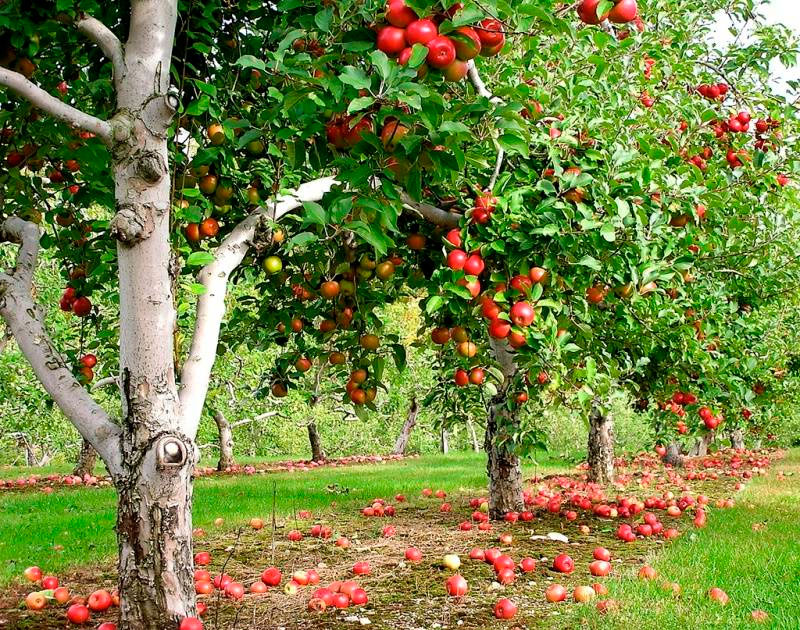
#> input picture manzanas.jpeg, 800 x 630 px
$ python 'segmentacion del color.py'
#> lines starting #> are read from the running program, lines starting #| are printed output that depends on the picture; after the words box and inside, x2 and y2 are one past the last pixel; in counts of white or black regions, pixels touching at a corner belong together
import cv2 as cv   #importa openCv
import numpy as np  # Importa Numpy

img = cv.imread('manzanas.jpeg',1)
#> img is the input picture: shape (630, 800, 3); mean B, G, R 67.2, 129.6, 118.2
hsv=cv.cvtColor(img,cv.COLOR_BGR2HSV)
#> hsv: shape (630, 800, 3); mean H, S, V 37.3, 157.9, 143.3

uba=(10,255,255)
ubb=(0,100,100)

uba2=(180,255,255)
ubb2=(172,100,100)
mask1=cv.inRange(hsv,ubb,uba)
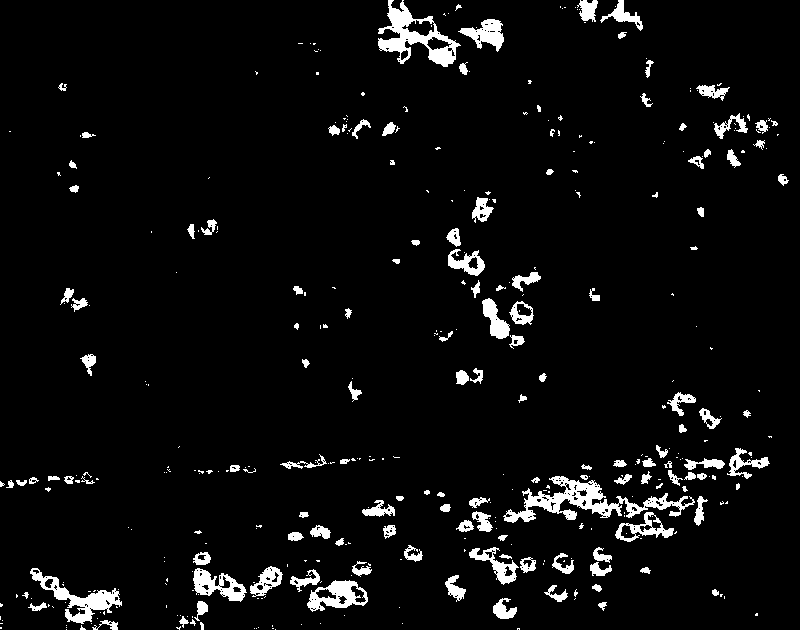
#> mask1: shape (630, 800); 4.9% white; 395 white regions (259 under 20 px), largest, box (x1, y1, x2, y2) and area: (503, 476, 695, 523) 2674, (378, 0, 461, 67) 1972, (30, 568, 122, 624) 1409
mask2=cv.inRange(hsv,ubb2,uba2)
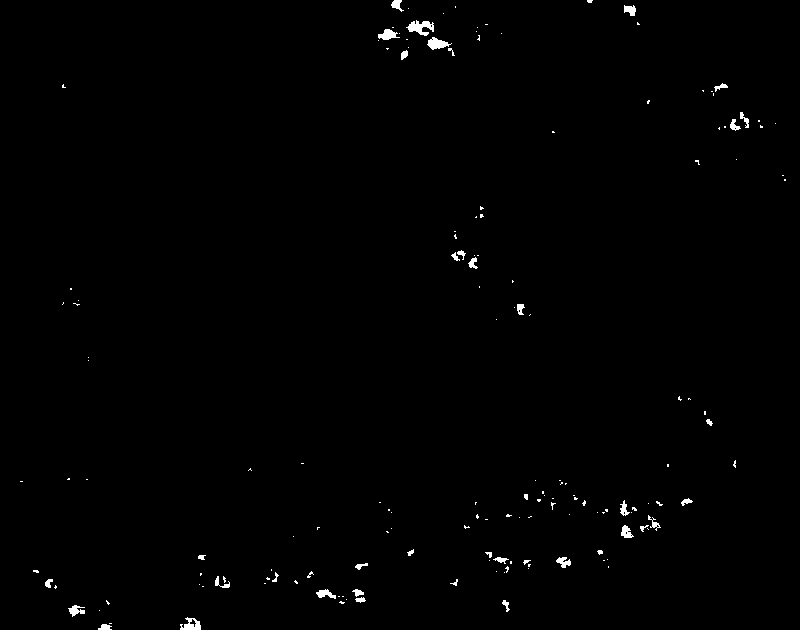
#> mask2: shape (630, 800); 0.63% white; 162 white regions (122 under 20 px), largest, box (x1, y1, x2, y2) and area: (406, 20, 434, 36) 238, (427, 37, 452, 50) 174, (180, 617, 201, 630) 162
mask=mask1+mask2
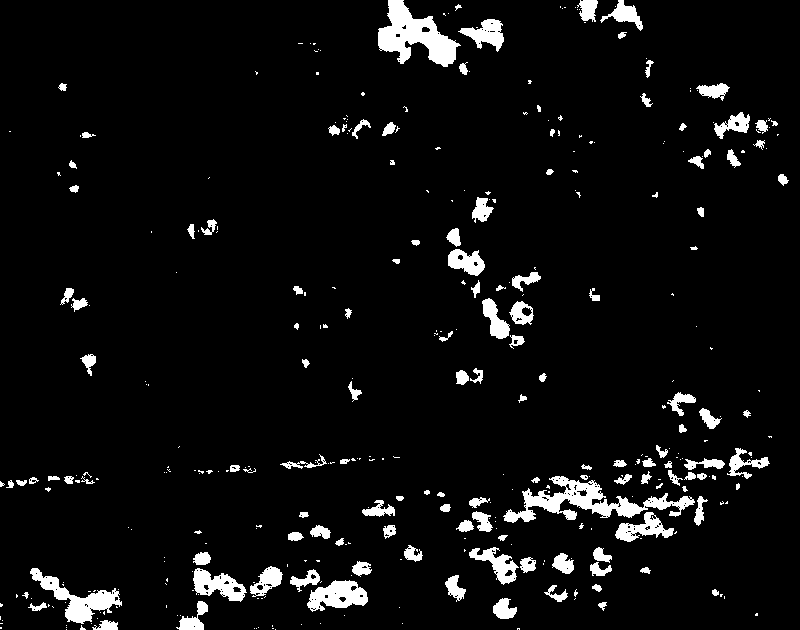
#> mask: shape (630, 800); 5.5% white; 371 white regions (238 under 20 px), largest, box (x1, y1, x2, y2) and area: (503, 476, 695, 523) 2959, (378, 0, 461, 67) 2691, (30, 568, 122, 624) 1596
res=cv.bitwise_and(img,img,mask=mask)
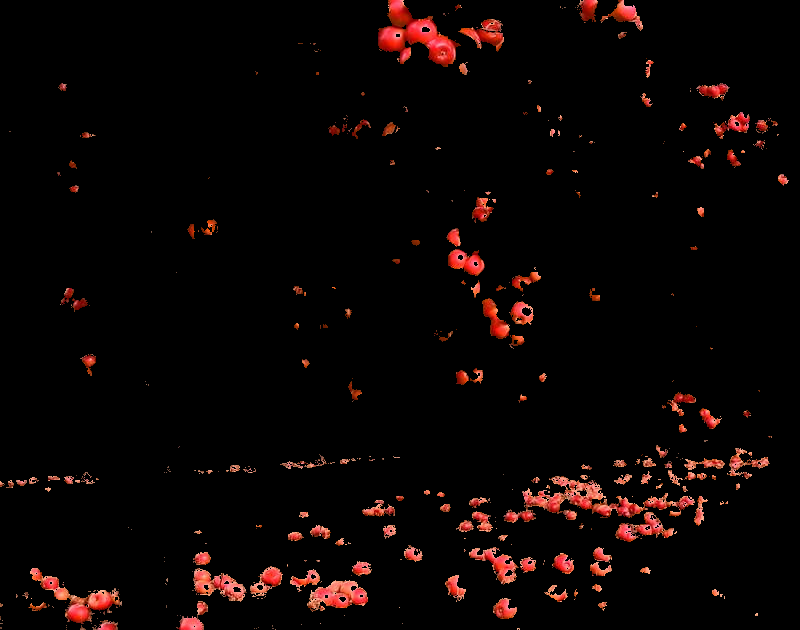
#> res: shape (630, 800, 3); mean B, G, R 3.4, 4.4, 11.2
cv.imshow('mask1',mask1)
cv.imshow('mask2',mask2)
cv.imshow('res',res)


cv.waitKey(0)
cv.destroyAllWindows
